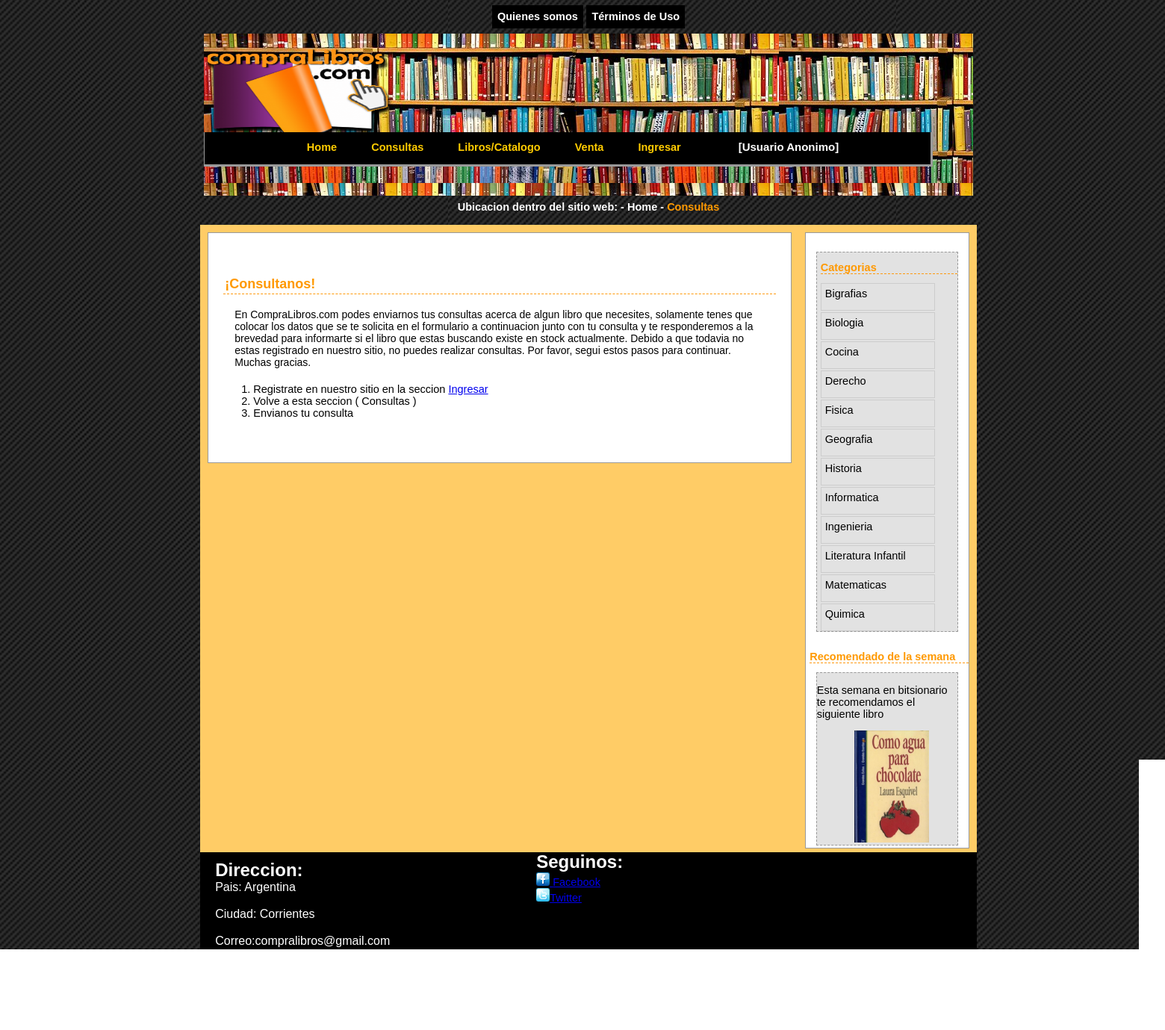
The page /Compralibros.com/consultas.php on the database its author committed.
### tables this page shows
CREATE TABLE IF NOT EXISTS `categorias` (
  `id_categoria` int(11) NOT NULL AUTO_INCREMENT,
  `categoria` varchar(50) NOT NULL,
  PRIMARY KEY (`id_categoria`),
  KEY `categoria` (`categoria`)
);

### Compralibros.com/consultas.php (the view, shortened to what this page needs)
<!DOCTYPE html PUBLIC "-//W3C//DTD XHTML 1.0 Transitional//EN" "http://www.w3.org/TR/xhtml1/DTD/xhtml1-transitional.dtd">
<html xmlns="http://www.w3.org/1999/xhtml">
<head>
<link href="css/gal_estilos.css" type="text/css" rel="stylesheet" />
<link href="css/estilos.css" type="text/css" rel="stylesheet" />
</head>
<body>
      <div id="nav-sup">
          <p><a href="aboutus.php" name="aboutus">Quienes somos</a>  <a href="term-usos.php" name="polit-priv">Términos de Uso</a></p>
       </div>
  <div id="cabecera" >
        <img src="imagenes/BajaLibros copia.png" name="libros" title="libros" class="imagenizquierda" /><br />
    <div class="nav">
        <ul>
            <li><a href="index.php" name="Home" title="Home" >Home</a></li>
            <li><a href="consultas.php" name="consultas" title="consultanos" >Consultas</a></li>
            <li><a href="libros_catalogo.php" name="libros" title="Libros">Libros/Catalogo</a></li>
            <li><a href="venta.php" name="venta" title="catalogo">Venta</a></li>
            <?php
            if(isset($_SESSION['logueado']))
                { ?>
              <li class="inf-reg" >&nbsp;&nbsp; Bienvenido: <?php echo $_SESSION['usuario'];  ?></li>
              <li ><a href="logout.php" >&nbsp;&nbsp;Salir</a></li>
            <?php }
             else { ?>
               <li><a href="login.php" name="login" title="logueate">Ingresar</a></li>
               <li style="margin-left:3em;"> [Usuario Anonimo] </li>
            <?php
            }
            ?>
        </ul>
    </div>
 </div>
  <div id="ubicacion">
        Ubicacion dentro del sitio web:&nbsp;-&nbsp;Home&nbsp;-&nbsp;<span>Consultas</span>
  </div>
  <div id="contenedor" >
        <div class="lateral-der">
                <div id="cat">
                <h2> Categorias </h2>
                <?php
                $nombres = "SELECT * FROM categorias";
                $resp = mysql_query($nombres) or die(mysql_error());
                  echo '<ul>';
                  while($cat = mysql_fetch_array($resp)){
                    echo '<li><a href="libros_catalogo.php?palabra='.$cat['categoria'].'">'.$cat['categoria'].'</a></li>';
                  }
                ?>
                </div>
            <h2> Recomendado de la semana </h2>
                <div id="recomendado">
                    <p> Esta semana en bitsionario te recomendamos el siguiente libro </p>
                    <img src="imagenes/como-agua-para-chocolate.jpg" class="recomendado" name="aguaparachocolate" alt="#" />
                </div>
        </div>
    	<div id="contenido">
     		<h1 class="titulos"> ¡Consultanos! </h1>
            	<p>
                En CompraLibros.com podes enviarnos tus consultas acerca de algun libro que necesites, solamente
                tenes que colocar los datos que se te solicita en el formulario a continuacion junto con tu consulta
                y te responderemos a la brevedad para informarte si el libro que estas buscando existe
                en stock actualmente. Debido a que todavia no estas registrado en nuestro sitio, no puedes realizar consultas.
                Por favor, segui estos pasos para continuar. Muchas gracias.
                </p>
               	<?php if(!isset($_SESSION['logueado'])){?>
                   <ol>
                		<li> Registrate en nuestro sitio en la seccion <a href="login.php" name="login" title="registrate">Ingresar</a> </li>
                    	<li> Volve a esta seccion ( Consultas )</li>
                    	<li> Envianos tu consulta </li>
                     </ol>
                  <?php } ?>
                 <p>
                 </p>
       </div>
	</div>
  <div id="contacto"><p><span style="font-size:24px; color: #FFF; font-weight:bold;">Direccion:</span><br>Pais: Argentina <br><br> Ciudad: Corrientes <br><br> Correo:compralibros@gmail.com<br /><br />Telefono: (0379)44258733</p>
            <div style="position:relative; left:450px; bottom:175px;"><span style="font-size:24px; color: #FFF; font-weight:bold; margin:auto;">Seguinos:</span><br /><img src="imagenes/facebook.png" /><a href="http://www.facebook.com" target="_blank"> Facebook </a><br />
              <img src="imagenes/twitter.png" /><a href="http://www.twitter.com" target="_blank">Twitter</a><br />
            </div>
        </div>
  <div id="pie"><p>© Copyright 2012 CompraLibros.com 2012 - Todos los derechos reservados</p></div>
</body>
</html>

### Compralibros.com/css/gal_estilos.css (style rules this page uses)
.lateral-der { float:right; margin:5px 5px auto 5px; background:#FFF; height:auto; width:15em; border:1px solid #999; }
.lateral-der h2 { margin-left:5px; color:#F90; font-weight:bold; border-bottom:1.5px dashed #F90; }
#cat { width:13em; height:auto; margin:25px auto 25px auto; border:1px dashed #999; background-color:#e2e2e2; }
#cat ul { list-style:none; height:auto; width:auto; margin:auto 30px auto -30px; }
#cat li { list-style:none; color:#CCC; height:25px; width:auto; border:1px solid #CCC; margin:2px auto auto -5px; padding:5px; }
#cat li a { text-decoration:none; color:#000; }
.imagenizquierda { float:left; width:300px; height:230px; padding:5px; }

### Compralibros.com/css/estilos.css (style rules this page uses)
* { font-family: 'Helvetica', sans-serif; font-size:14.5px; }
body { background-image: url(../imagenes/Texturas-fibra-de-carbono.png); background-repeat: repeat; width:100%; height:100%; }
#contenedor { padding:5px; background:#FC6; width:71em; height:auto; margin:12px auto auto auto; overflow:hidden; }
#cabecera { width:71em; height:15em; text-align:center; margin:auto; background-image:url(../Imagenes/libros5.jpg); }
#cabecera img { height:170px; width:250px; margin:-10px auto 25px auto; }
.nav { margin:8em auto 2em auto; width:67em; height:3em; background:#000; border-right:3px solid #999; border-bottom:3px solid #999; border-left:1px solid #999; position:absolute; }
.nav ul { padding:12px; position: relative; bottom:15px; }
.nav li { list-style:none; display: inline; padding:7px; color:#FFF; font-weight:bold; font-size:15px; }
.nav li a { color:#FC0; text-decoration:none; padding:14px; }
#nav-sup { width:auto; height:30px; font-size:18px; text-align:center; font-size:13px; }
#nav-sup a { text-decoration:none; padding:0.5em; color:#FFF; background:#000; font-weight:bold; }
#contenido { padding:20px; margin:auto; background:#FFF; width:51em; height:auto; border:solid 1px #999; margin:5px auto 5px 5px; overflow:hidden; }
#contenido p { color:#000; text-align:left; letter-spacing:normal; font-size:14px; margin-left:10px; margin-right:10px; padding:5px; }
#pie { color:#FFF; width:67em; height:5em; text-align:center; margin:1em auto auto auto; }
.titulos { font-size:18px; text-align:left; color:#F90; border-bottom: dashed 0.1em #F90; width:auto; font-weight:bold; padding:2px; margin-top:2em; }
#ubicacion { width:70%; height:20px; color:#FFF; margin:7px auto auto auto; font-weight:bold; text-align:center; }
#ubicacion span { color:#F90; }
#recomendado { width:13em; height:auto; margin:3px auto 3px auto; border:1px dashed #999; background-color:#e2e2e2; }
#recomendado img { width:100px; height:150px; margin:auto 3px 3px 50px; }
#contacto { width:71.7em; height:180px; background:#000; margin:-10px auto auto auto; }
#contacto p { color:#FFF; font-size:16px; margin:10px auto auto 10px; padding:10px; }

### rows shown on the page
categorias: categoria "Bigrafias"
categorias: categoria "Biologia"
categorias: categoria "Cocina"
categorias: categoria "Derecho"
categorias: categoria "Fisica"
categorias: categoria "Geografia"
categorias: categoria "Historia"
categorias: categoria "Informatica"
categorias: categoria "Ingenieria"
categorias: categoria "Literatura Infantil"
categorias: categoria "Matematicas"
categorias: categoria "Quimica"
